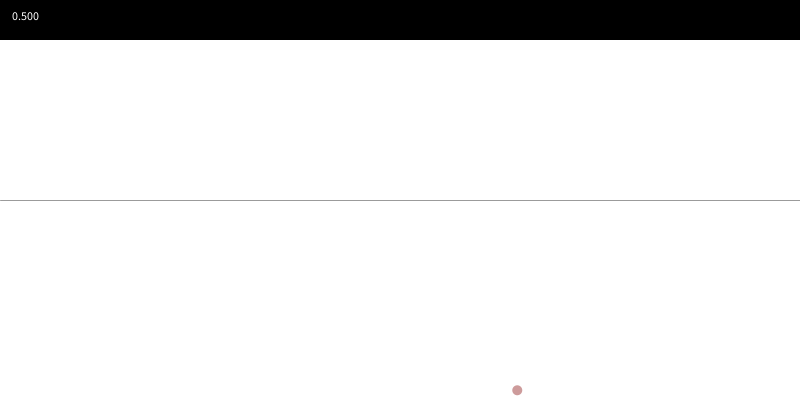
Frame 1 (no input)
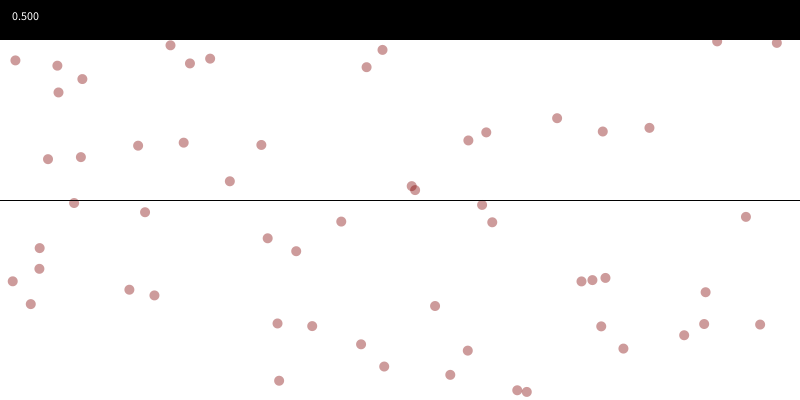
Frame 60 (the mouse pressed at the canvas centre just before this capture)
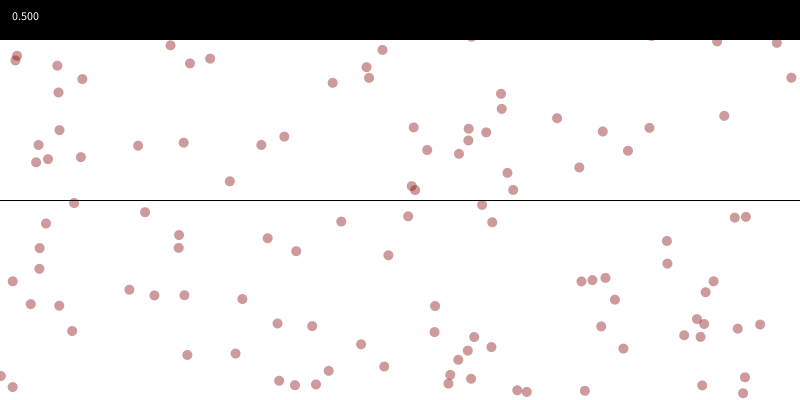
Frame 120 (the mouse held since frame 60 and released just before this capture)

The Processing sketch that drew these frames (run headless with seeded random() and noise(); from frame 60 on, the mouse is pressed at the canvas centre):

// Processing sketch: divider
// ── divider.pde
float y1, y2, px, py, t;
float threshold = 0.5;

void setup() {
  size(800, 400);
  background(255);
  y1 = height/2;
  y2 = height/2;
}


void draw() {
  auto();
  stroke(0, 100);
  line(0, y1, width, y2);
  float m = (y2-y1)/width;
  px = random(width);
  py = m*px + y1;

  if (random(1) > threshold) {
    py = random(0, py);
  } 
  else {
    py = random(py, height);
  }
  noStroke();
  fill(threshold*255, 0, 0, 100);
  ellipse(px, py, 10, 10);
  
  label();
}

void label() {
  fill(0);
  rect(0, 0, width, 40);
  fill(255);
  text(threshold, 10, 20);    
}

void auto() {
  t+=.001;
  //threshold = sin(t);
}


void keyPressed() {

  if (key == 'q' || key == 'w' || key == 'a' || key == 's') {
    if (key =='q') {
      threshold -= .1;
    }
    else if (key == 'w') {
      threshold += .1;
    }
    else if (key =='a') {
      threshold -= .001;
    }
    else if (key == 's') {
      threshold += .001;
    }
    threshold = constrain(threshold, 0, 1);
  }
  else {
    if (keyCode == UP || keyCode == DOWN || keyCode == RIGHT || keyCode == LEFT) {
      background(255);
      switch(keyCode) {
      case UP:
        y1--;
        break;
      case DOWN:
        y1++;
        break;
      case RIGHT:
        y2--;
        break;
      case LEFT:
        y2++;
        break;
      }
    }
  }
}
